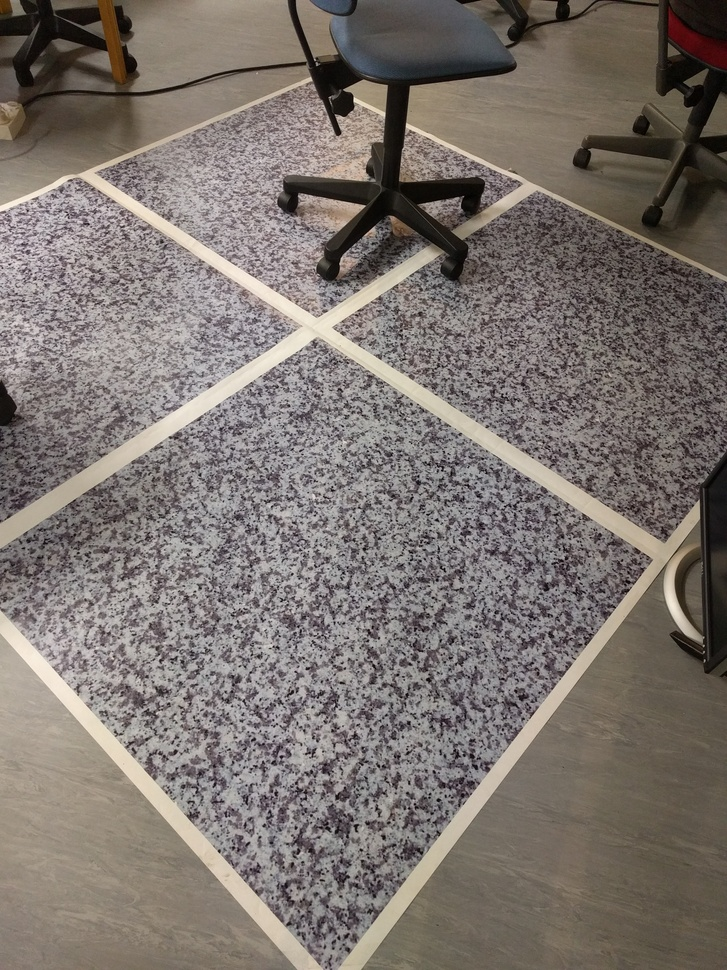
#> input picture imageproc/ex2/images/ascend.jpg, 727 x 970 px, shrunk from 3024 x 4032 before the run
$ python frequencyfiltering.py   (older library calls are emulated)
#> lines starting #> are read from the running program, lines starting #| are printed output that depends on the picture
import numpy as np
from scipy import misc
from matplotlib import pyplot as plt
from scipy import ndimage
import math

def plot(img):
    plt.figure()
    plt.imshow(img, cmap=plt.cm.gray)
    plt.axis("off")
    plt.show(block=False)


def plotFFTLog10(fft_transform):
    im = logtransform(fft_transform)
    plt.figure()
    plt.imshow(im, cmap=plt.cm.gray)
    plt.axis("off")
    plt.show(block=False)

def logtransform(im):
    i = np.copy(im)
    i = abs(i)
    i = np.log10(1 + i)
    return i


def fft(spatial, kernel):
    # Expand kernel and find fft transform
    r, c = spatial.shape
    kr, kc = kernel.shape

    #Padding size is (M+N) -1 where N is size image and M is size kernel in one dimention
    rowpad = (r+kr) -1
    colpad = (c+kc) -1
    dim = (rowpad, colpad)

    # Find fft transform of image
    imfreq = np.fft.fft2(spatial, dim) # Pad with dim
    imfreq = np.fft.fftshift(imfreq) # Shift since we want to display later

    # Find fft transform of kernel,
    kernel_freq = np.fft.fft2(kernel, dim) # Pad with dim
    kernel_freq = np.fft.fftshift(kernel_freq) # Shift because we shifted image and also want to display

    # Apply transformed kernel
    imfreq_filtered = np.multiply(imfreq, kernel_freq)

    # Get back filtered image
    imfreq_filtered_shiftback = np.fft.ifftshift(imfreq_filtered) # Must shift back because we shifted
    spatial_filtered = np.fft.ifft2(imfreq_filtered_shiftback).real # Only want real values

    # Crop extra pixels created from padding
    new_r, new_c = spatial_filtered.shape
    row_extra = new_r - r
    col_extra = new_c - c
    row_extra = int(row_extra/2)
    col_extra = int(col_extra/2)
    spatial_filtered = spatial_filtered[row_extra:new_r -row_extra, col_extra: new_c - col_extra]

    return [spatial_filtered, imfreq, imfreq_filtered, kernel_freq]


################################################################################## KERNELS
flat_avg = np.full((3, 3), 1)/9.0

gauss_kernel = np.reshape(np.array([1, 4, 6, 4, 1,
                                    4, 16, 24, 16, 4,
                                    6, 24, 36, 24, 6,
                                    4, 16, 24, 16, 4,
                                    1, 4, 6, 4, 1]) / 256.0, (5, 5))

highpass_kernel = np.reshape(np.array([-1, -1, -1,
                                      -1, 8, -1,
                                      -1, -1, -1]), (3, 3))

# [9 lines left out: function get_big_gaussian, not called in this run]
##################################################################################


def task2_freqfiltering(path, kernel, filtertype):
    im = misc.imread(path, mode="L")
    [spatial_filtered, imfreq, imfreq_filtered, kernel_freq] = fft(im, kernel)
    plot(im)
    plot(spatial_filtered)
    plotFFTLog10(imfreq)
    plotFFTLog10(imfreq_filtered)
    plotFFTLog10(kernel_freq)
    # [6 lines of commented-out code are left out]

# [47 lines left out: functions task3_unsharpmasking, task4_selectivefiltering, not called in this run]


filtertype = "highpass"
path = "./images/ascend.jpg"

im = misc.imread(path, mode="L")
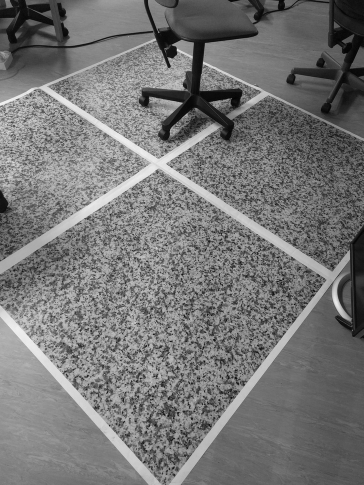
#> im: shape (970, 727) (shown at 1/2 size); min 0, max 247, mean 118.1
#big_gauss = get_big_gaussian(im)

task2_freqfiltering(path, highpass_kernel , filtertype)
#> in fft, `spatial_filtered = np.fft.ifft2(imfreq_filtered_shiftback).real`:
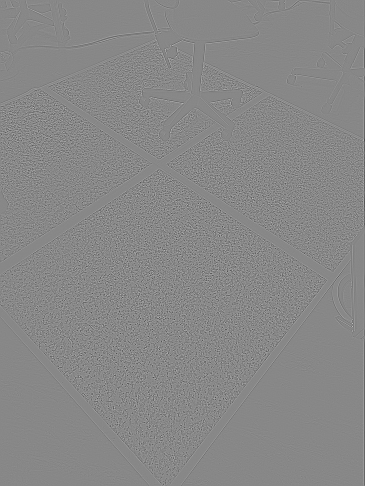
#> spatial_filtered: shape (972, 729) float64 (shown at 1/2 size); min -996, max 875, mean 0; drawn with min black and max white
#> in logtransform (call 2), `i = abs(i)`:
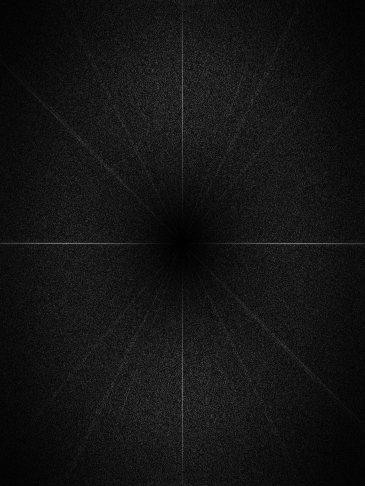
#> i: shape (972, 729) float64 (shown at 1/2 size); min 0, max 1087636.1, mean 86552.5; drawn with min black and max white
#> in logtransform (call 2), `i = np.log10(1 + i)`:
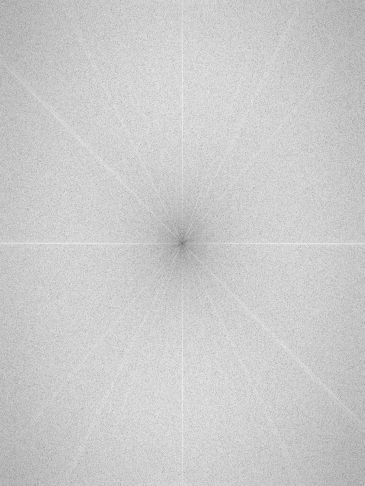
#> i: shape (972, 729) float64 (shown at 1/2 size); min 0, max 6.04, mean 4.82; drawn with min black and max white
#> in logtransform (call 3), `i = abs(i)`:
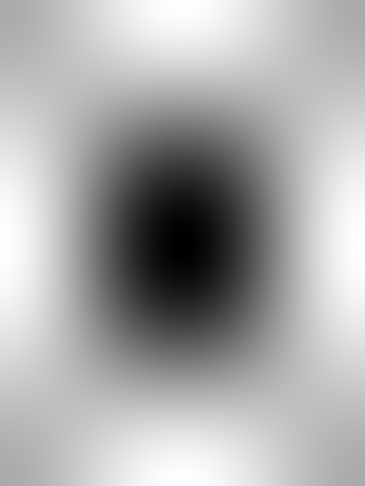
#> i: shape (972, 729) float64 (shown at 1/2 size); min 0, max 12, mean 8; drawn with min black and max white
#> in logtransform (call 3), `i = np.log10(1 + i)`:
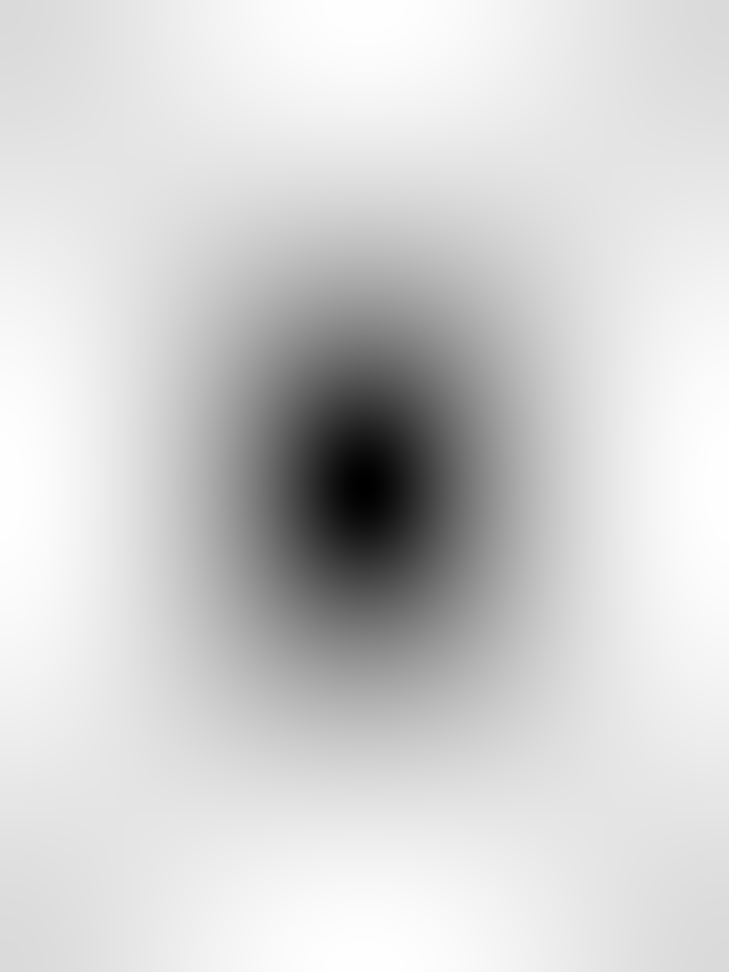
#> i: shape (972, 729) float64; min 0, max 1.11, mean 0.919; drawn with min black and max white
#task3_unsharpmasking(path, gauss_kernel, 1)
#task4_selectivefiltering(path, gauss_kernel, "filt-c")


plt.show() # To prevent automatic closing of images

$ run again, with imageproc/ex2/images/fishingboat.tiff saved as imageproc/ex2/images/ascend.jpg
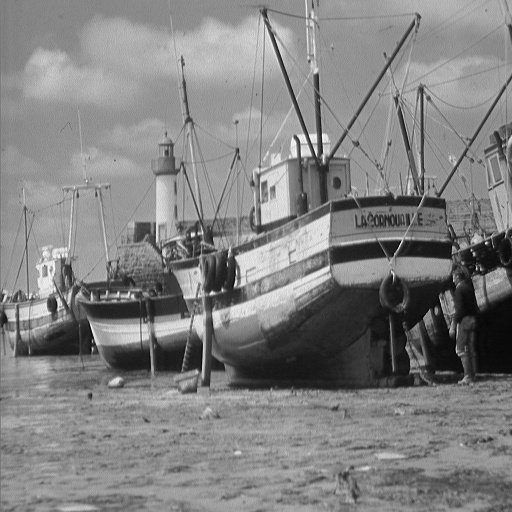
#> input picture imageproc/ex2/images/fishingboat.tiff, 512 x 512 px
#> im is the input picture: shape (512, 512); min 0, max 255, mean 129.7
#> in fft, `spatial_filtered = spatial_filtered[row_extra:new_r -row_extra, col_ex..`:
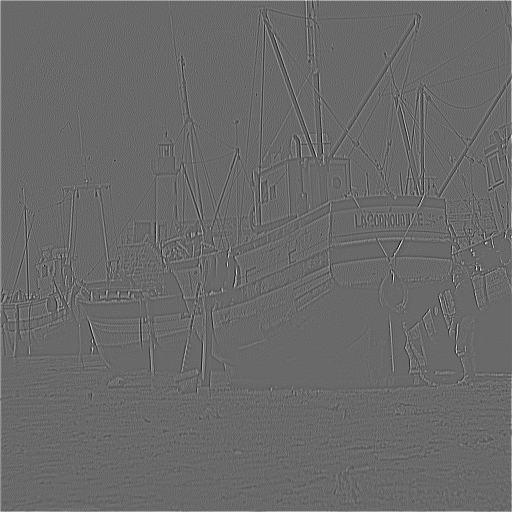
#> spatial_filtered: shape (512, 512) float64; min -772, max 1092, mean 2.9; drawn with min black and max white
#> in logtransform (call 2), `i = np.log10(1 + i)`:
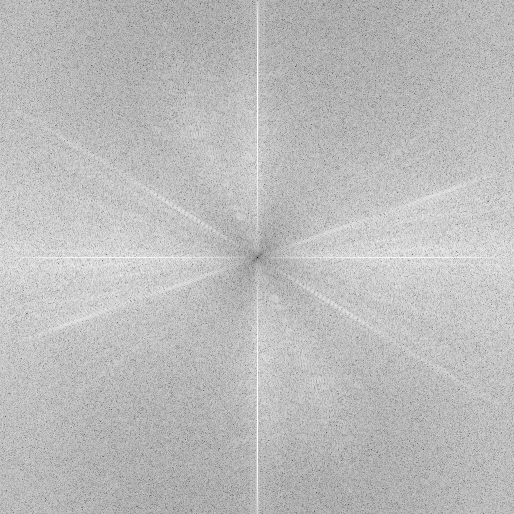
#> i: shape (514, 514) float64; min 7.33e-09, max 5.86, mean 4.33; drawn with min black and max white
